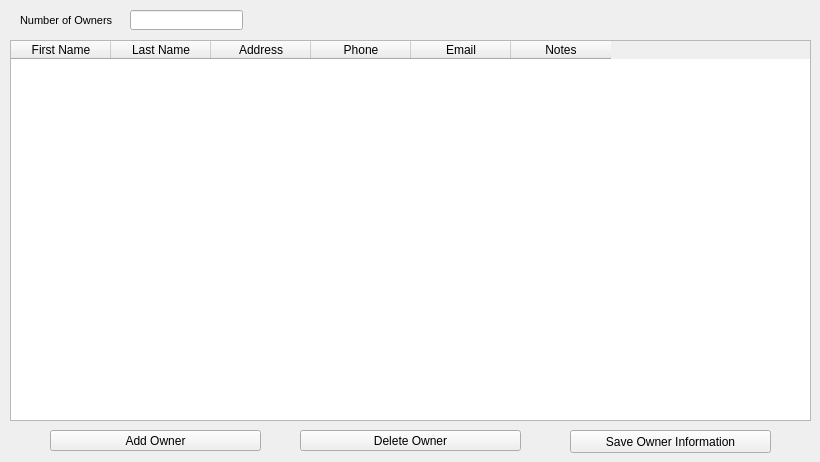
    <widget class="QWidget" name="tab_2" >
     <attribute name="title" >
      <string>Owner</string>
     </attribute>
     <widget class="QLabel" name="label_4" >
      <property name="geometry" >
       <rect>
        <x>20</x>
        <y>10</y>
        <width>96</width>
        <height>22</height>
       </rect>
      </property>
      <property name="text" >
       <string>&lt;html>&lt;head>&lt;meta name="qrichtext" content="1" />&lt;/head>&lt;body style=" white-space: pre-wrap; font-family:MS Shell Dlg; font-size:8.25pt; font-weight:400; font-style:normal; text-decoration:none;">&lt;p style=" margin-top:0px; margin-bottom:0px; margin-left:0px; margin-right:0px; -qt-block-indent:0; text-indent:0px;">&lt;span style=" font-size:8pt;">Number of Owners&lt;/span>&lt;/p>&lt;/body>&lt;/html></string>
      </property>
     </widget>
     <widget class="QLineEdit" name="lineEdit_3" >
      <property name="geometry" >
       <rect>
        <x>130</x>
        <y>10</y>
        <width>113</width>
        <height>20</height>
       </rect>
      </property>
     </widget>
     <widget class="QTableWidget" name="ownerTable" >
      <property name="geometry" >
       <rect>
        <x>10</x>
        <y>40</y>
        <width>801</width>
        <height>381</height>
       </rect>
      </property>
      <column>
       <property name="text" >
        <string>First Name</string>
       </property>
      </column>
      <column>
       <property name="text" >
        <string>Last Name</string>
       </property>
      </column>
      <column>
       <property name="text" >
        <string>Address</string>
       </property>
      </column>
      <column>
       <property name="text" >
        <string>Phone</string>
       </property>
      </column>
      <column>
       <property name="text" >
        <string>Email</string>
       </property>
      </column>
      <column>
       <property name="text" >
        <string>Notes</string>
       </property>
      </column>
     </widget>
     <widget class="QPushButton" name="delOwnerButton" >
      <property name="geometry" >
       <rect>
        <x>300</x>
        <y>430</y>
        <width>221</width>
        <height>21</height>
       </rect>
      </property>
      <property name="text" >
       <string>Delete Owner</string>
      </property>
     </widget>
     <widget class="QPushButton" name="addOwnerButton" >
      <property name="geometry" >
       <rect>
        <x>50</x>
        <y>430</y>
        <width>211</width>
        <height>21</height>
       </rect>
      </property>
      <property name="text" >
       <string>Add Owner</string>
      </property>
     </widget>
     <widget class="QPushButton" name="saveOwnerInfo" >
      <property name="geometry" >
       <rect>
        <x>570</x>
        <y>430</y>
        <width>201</width>
        <height>23</height>
       </rect>
      </property>
      <property name="text" >
       <string>Save Owner Information</string>
      </property>
     </widget>
    </widget>
